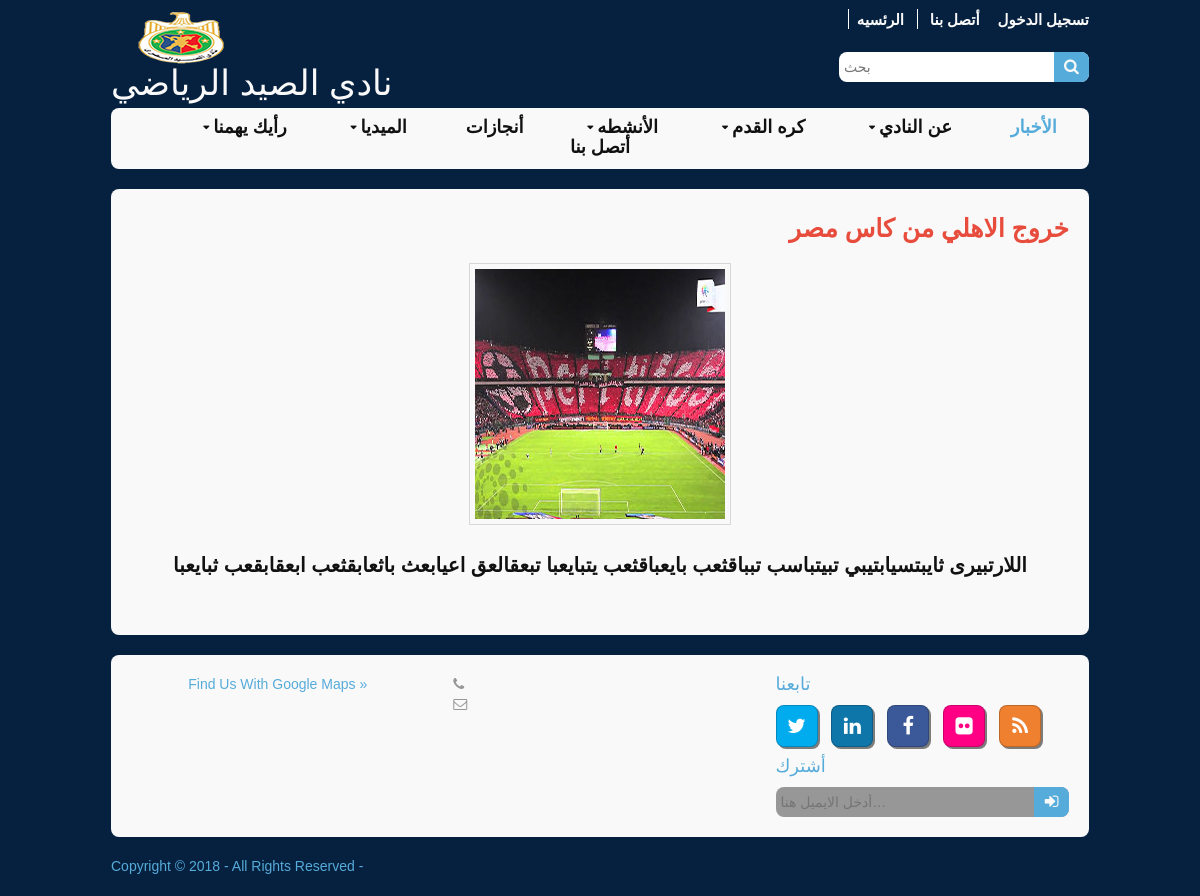
Screenshot of /home/news?id=3 with the database file from the repository.
### tables this page shows
CREATE TABLE `news` (
  `news_id` int(11) NOT NULL,
  `news_title` varchar(100) NOT NULL,
  `news_description` text NOT NULL,
  `news_image` varchar(100) NOT NULL,
  `news_section` varchar(100) NOT NULL,
  `user_id` int(11) NOT NULL,
  `news_date` date NOT NULL,
  `news_views` int(11) NOT NULL
);

### application/modules/home/controllers/Home.php (called while the page is built, shortened)
<?php
class Home extends CI_Controller {
	function __construct() {
		$this->load->model('Home_model');
	}
    public function news(){
    	$data['result'] = $this->Home_model->get_data_by('setting');
    	$data['title_page'] = "الاخبار";
    	$info['news']= $this->Home_model->get_data_by('news');
    	$query['query']=$this->Home_model->get_data_by('main');
    	$news_id=$_GET['id'];
    	if( $news_id != '' ) {
    		$new['news']= $this->Home_model->get_table_row('news',array('news_id'=>$news_id));
    		$this->load->view('header',$data);
    		$this->load->view('news_page',$new);
    		$this->load->view('footer',$query);
    	}else{
    		$this->load->view('header',$data);
    		$this->load->view('news',$info);
    		$this->load->view('footer',$query);
    	}
    }
}
?>

### index.php (called while the page is built, shortened)
<?php
require_once BASEPATH.'core/CodeIgniter.php';

### application/modules/home/models/Home_model.php (called while the page is built, shortened)
<?php
class Home_model extends CI_Model {
   function get_data_by($tableName='', $value='', $colum='',$condition='') {
   $this->db->select('*');
   $this->db->from($tableName);
   $query = $this->db->get();
   return $query->result();
 }
function get_table_row($table,$where=array(),$field=NULL){
  $query=$this->db->get_where($table,$where);
  foreach ($query->result() as $row):
    if($field)
      return $row->$field;
    else
      return $row;
  endforeach;
}
}

### application/modules/home/views/news_page.php (the view, shortened to what this page needs)
<div class="wrapper row3">
  <div class="rounded">
    <main class="container clear">
      <div id="portfolio">
        <div class="head"><?php echo $news->news_title;?></div>
        <img class="imgs borderedbox" src="<?php echo base_url();?>assets/images/<?php echo $news->news_image;?>" align="middle">
        <div class="p_news">
         <?php echo $news->news_description;?>
       </div>
     </div>
   </main>
 </div>
</div>

### assets/layout/styles/style.css (style rules this page uses)
#portfolio .imgs.borderedbox { margin-left: auto; margin-right: auto; display: block; margin-top: 25px; }
#portfolio .head,.loginscreen .headlogin, #gallery figure .head,.rounded .container.clear .head { text-align: right; color: #e74c3c; font-weight: bold; font-size: 25px; }
.p_news { font-size: 15px; }
.p_news { text-align: center; font-size: 20px; line-height: 40px; font-weight: 600; font-family: sans-serif; color: #111; }

### assets/layout/styles/layout.css (style rules this page uses)
.container { padding:20px 10px; }
#portfolio { display:block; width:100%; margin-bottom:20px;text-align: right; }
#portfolio li, #portfolio img { margin-bottom:20px; }
.rounded, input, button, textarea, #header input, #footer input, #slide-wrapper figcaption, .avatar, #comments li, .faico a, #twitter, .pagination a, .pagination strong { border-radius:8px; }
body { color:#F9F9F9; background-color:#06213F; }
hr, .borderedbox { border-color:#D7D7D7; }
.rounded { color:inherit; background-color:#F9F9F9; }
.row3 { color:#979797; background-color:inherit; }
@media screen and (min-width:978px) { .wrapper { max-width:978px; } }

### assets/layout/styles/framework.css (style rules this page uses)
html { overflow-y:scroll; }
body { margin:0; padding:0; font-size:14px; line-height:1.4em; }
.borderedbox { padding:5px; border:1px solid; }
.clear, .group { display:block; }
.clear::before, .clear::after, .group::before, .group::after { display:table; content:""; }
.clear, .clear::after, .group, .group::after { clear:both; }
img { width:auto; max-width:100%; height:auto; margin:0; padding:0; border:none; line-height:normal; vertical-align:middle; box-sizing:border-box; }
body, h1, h2, h3, h4, h5, h6, .heading { font-family:sans-serif }
.wrapper { display:block; margin:0 auto 20px; text-align:left; word-wrap:break-word; }
.rounded, #topbar, #header, #mainav, #slider, .container, #footer, #copyright { display:block; width:100%; box-sizing:border-box; }
.rounded { margin:0; padding:10px; }
address, article, aside, figcaption, figure, footer, header, main, nav, section { display:block; margin:0; padding:0; }

### rows the page displays
news: news_title "خروج الاهلي من كاس مصر", news_image (picture), news_description "اللارتبيرى ثايبتسيابتيبي تبيتباسب تبباقثعب بايعباقثعب يتبايعبا تبعقالعق اعيابعث باثعابقثعب ابعقابقعب ثبايعبا"
